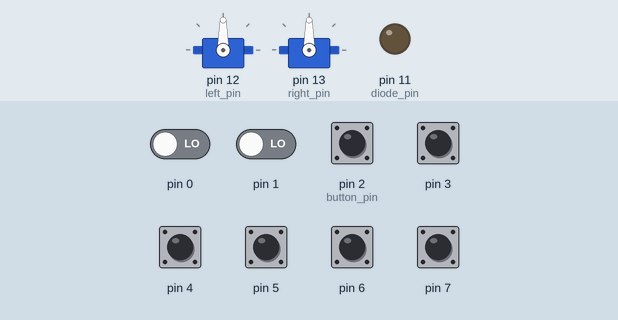
Bench run of a sketch on a simulated Arduino Uno, built with avr-gcc and run on an emulated ATmega328P. Parts: 2 × servo, output pins drawn as LEDs (lit = HIGH). Inputs (shaded band) come from the test bench; at power-on: pin 2 (button_pin), pin 3–7 HIGH, pin 0, pin 1 LOW.

Above: at 1.2 s.
1.3 s: pin 2 (button_pin) pulled LOW for 0.15 s
At 2.5 s:
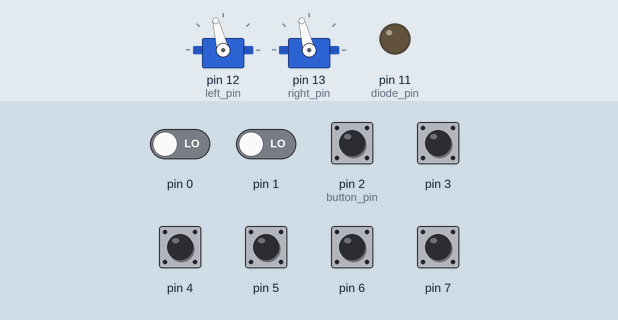
2.9 s: pin 4 pulled LOW for 0.15 s
At 3.4 s:
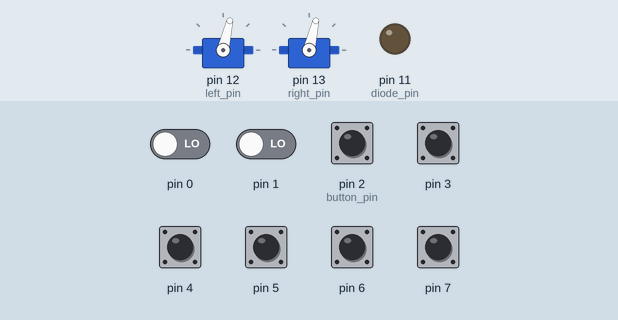
4.5 s: pin 5 pulled LOW for 0.15 s
At 4.57 s:
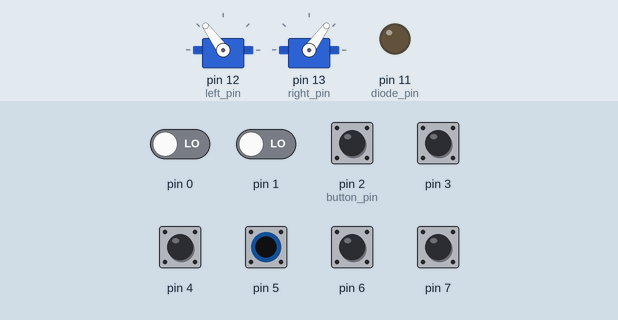
6.1 s: pin 4 pulled LOW for 1 s
At 6.5 s:
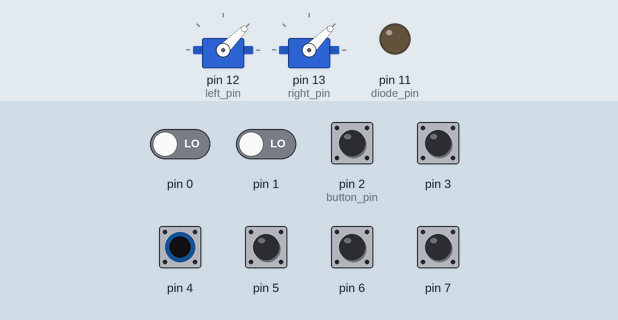
8.6 s: pin 4 pulled LOW for 0.15 s
At 8.67 s:
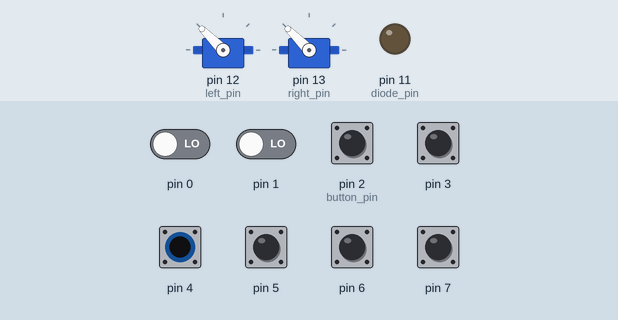
10.2 s: pin 2 (button_pin) pulled LOW for 1 s
At 10.7 s:
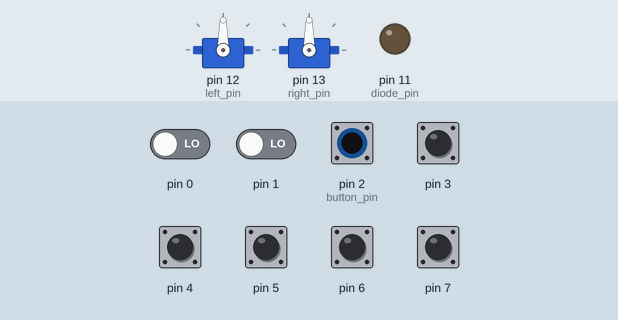
Timing chart, 0 to 13.2 s (numbered marks = the images above; inputs shaded):
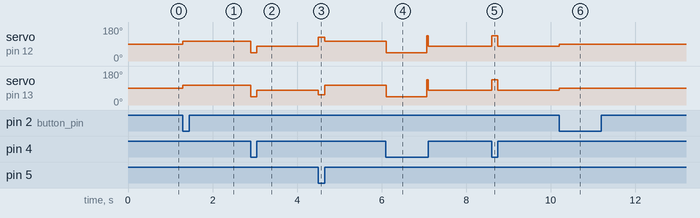

The sketch:

test.ino
```cpp
#include <Servo.h>

const int left_pin = 12;
const int right_pin = 13;
const int button_pin = 2;
const int diode_pin = 11;

enum states{ st_stop = 0, st_drive_left, st_drive_right, st_num_states};
enum speeds{ stopped = 0, slow = 30, medium = 50, faster = 80, fast = 100};
enum turning{ turning_none = 0, turning_left, turning_right};

class Button {
public:

      Button(){
        is_pressed_ = false;
        was_pressed_ = false;
        was_unpressed_ = false;
        was_long_pressed_ = false;
      }

      void notify_actual_state(bool is_pressed_now){
        if(!is_pressed_ && is_pressed_now)
        {
          was_pressed_ = true;
          PressedTime = millis();
        }
        else if(is_pressed_ && !is_pressed_now)
        {
          was_unpressed_ = true;

          unsigned long CurrentTime = millis();
          if (CurrentTime - PressedTime > 3000){
            was_long_pressed_ = true;
          }

        }


        is_pressed_ = is_pressed_now;
      }

      bool was_pressed(){
        return was_pressed_;
      }

      bool was_unpressed(){
        return was_unpressed_;
      }

      bool was_long_pressed(){
        return was_long_pressed_;
      }

      void reset_memory(){
        was_pressed_ = false;
        was_unpressed_ = false;
        was_long_pressed_ = false;
      }

private:
  bool is_pressed_;
  bool was_pressed_;
  bool was_long_pressed_;
  bool was_unpressed_;
  unsigned long PressedTime = millis();
  };

class Sensors {
public:

  Sensors()
    :state_(0) {}

  void update() {
    state_ = PIND;
  }

  bool left_white() {
    return state_ & (1 << 3);
  }

  bool cleft_white(){
    return state_ & (1 << 4);
  }

  bool center_white() {
    return state_ & (1 << 5);
  }

  bool cright_white() {
    return state_ & (1 << 6);
  }

  bool right_white() {
    return state_ & (1 << 7);
  }
private:
  int state_;
};

class Movement {
public:
  Movement() {
  }

  void attach() {
    left_.attach(left_pin,500,2500);
    right_.attach(right_pin,500,2500);
  }

  void forward(float percent) {
    percent = cap_percent(percent);
    left_.writeMicroseconds((int)(1500 + max_spd * (percent/100.0f)));
    right_.writeMicroseconds((int)(1500 - max_spd * (percent/100.0f)));
  }

  void backward(float percent) {
    forward(-percent);
  }

  void left_forward(float forw_perc, float left_perc) {
    left_speed(left_perc);
    right_speed(forw_perc);
  }

  void right_forward(float forw_perc, float right_perc) {
    left_speed(forw_perc);
    right_speed(right_perc);
  }

  void left_speed(float percent) {
    percent = cap_percent(percent);
    left_.writeMicroseconds((int)(1500 + max_spd * (percent/100.0f)));

  }

  void right_speed(float percent) {
    percent = cap_percent(percent);
    right_.writeMicroseconds((int)(1500 - max_spd * (percent/100.0f)));
  }

  void left_inplace(float percent) {
    percent = cap_percent(percent);
    left_.writeMicroseconds((int)(1500 - max_spd * (percent/100.0f)));
    right_.writeMicroseconds((int)(1500 - max_spd * (percent/100.0f)));

  }

  void right_inplace(float percent) {
    left_inplace(-percent);
  }

  void stop() {
    left_.writeMicroseconds(1500);
    right_.writeMicroseconds(1500);
  }
private:
  Servo left_, right_;

  const int max_spd = 500;

  int cap_percent(int percent) {
    if (percent > 100) {
      return 100;
    }

    if (percent < -100) {
      return -100;
    }
    return percent;
  }
};


Movement mov;
Sensors sens;
Button button;
int state = st_stop;
bool dioda = false;
float forward_error = 0;
float back_error = 0;
int turning_state = turning_none;
bool last_seen_middle = true;
int ignored_changes = -1;
bool previous_black = false;

void drive_left() {
  if (!sens.center_white() && sens.cleft_white()) {
    turning_state = turning_none;
    last_seen_middle = true;
    mov.forward(faster);
  }
  else if (!sens.center_white() && !sens.cleft_white()){
    if (turning_state != turning_left)
    {
      turning_state = turning_left;
      forward_error = 40;
      back_error = 20;
    }
    mov.left_forward(forward_error, back_error);
    forward_error += 10;
    back_error -= 10;
  }
  else if (!sens.cleft_white()) {
    if (turning_state != turning_right)
    {
      turning_state = turning_right;
      forward_error = 40;
      back_error = 20;
    }
    last_seen_middle = false;
    mov.left_forward(forward_error, back_error);
    forward_error += 10;
    back_error -= 10;
  }
  else {
    if (last_seen_middle == true)
      mov.right_inplace(slow);
    else
      mov.left_inplace(slow);
  }
}

void drive_right() {
  if (!sens.center_white() && sens.cright_white()) {
    turning_state = turning_none;
    last_seen_middle = true;
    mov.forward(faster);
  }
  else if (!sens.center_white() && !sens.cright_white()){
    if (turning_state != turning_left)
    {
      turning_state = turning_left;
      forward_error = 40;
      back_error = 20;
    }
    mov.right_forward(forward_error, back_error);
    forward_error += 10;
    back_error -= 10;
  }
  else if (!sens.cright_white()) {
    if (turning_state != turning_right)
    {
      turning_state = turning_right;
      forward_error = 40;
      back_error = 20;
    }
    last_seen_middle = false;
    mov.right_forward(forward_error, back_error);
    forward_error += 10;
    back_error -= 10;
  }
  else {
    if (last_seen_middle == true)
      mov.left_inplace(slow);
    else
      mov.right_inplace(slow);
  }
}

void setup() {
  // put your setup code here, to run once:
  mov.attach();
  pinMode(button_pin, INPUT_PULLUP);
  pinMode(diode_pin, OUTPUT);
  pinMode(3, INPUT_PULLUP);
  pinMode(4, INPUT_PULLUP);
  pinMode(5, INPUT_PULLUP);
  pinMode(6, INPUT_PULLUP);
  pinMode(7, INPUT_PULLUP);
}

void loop() {
  // update info from ir sensors
  sens.update();

  // button press makes something happen..
  button.notify_actual_state(!digitalRead(button_pin));
  if (button.was_pressed()) {
    ignored_changes = -1;
    previous_black = false;
    if (state == st_stop) {
      state = st_drive_left;
    }
    else {
      state = st_stop;
    }
  }

  if(button.was_long_pressed() ){
    if(dioda){
      digitalWrite(diode_pin, HIGH);
      }
    else {
      digitalWrite(diode_pin, LOW);
    }
    dioda = !dioda;
  }


  // cleanup
  button.reset_memory();

  // At the start finish the movement
  if (!sens.left_white() && !sens.right_white())
  {
    state = st_stop;
  }

  // movement disabled
  if (state == st_stop) {
    mov.stop();
    return;
  }

  // main algorithm

  int black_sensor = -1;

  // Check for left mark to specify the path
  if (!sens.left_white()) {
    if(ignored_changes == -1)
    {
      // If dioda is shining, choose other way
      if(dioda)
        state = st_drive_right;
       else
        state = st_drive_left;

      ignored_changes = 0;
    }
    black_sensor = st_drive_left;
  }

  // Check for right mark to specify the path
  if (!sens.right_white()) {
    if (ignored_changes == -1)
    {
      // If dioda is shining, choose other way
      if(dioda)
        state = st_drive_right;
       else
        state = st_drive_left;

      ignored_changes = 0;
    }
    black_sensor = st_drive_right;
  }


  if (black_sensor != -1 && state != black_sensor)
  {
    // Black sensor is on ignored side
    previous_black = true;
  }
  else
  {
    // Check if ignored sensor was blck before
    if (previous_black)
    {
      // Calculate how many times the sensor changed from black to white
      ++ignored_changes;
      previous_black = false;
    }
  }

  // Ignore other way at the split and merge
  if (ignored_changes >= 2)
  {
    ignored_changes = -1;
  }

  switch(state) {
    case st_stop:
      mov.stop();
      break;
    case st_drive_left:
      drive_left();
      break;
    case st_drive_right:
      drive_right();
      break;
  }
}
```

Measured:
- after the input at 1.3 s, servo on pin 12 (left_pin), servo on pin 13 (right_pin): 90° → 104° at once
- after the input at 2.9 s, servo on pin 12 (left_pin), servo on pin 13 (right_pin): 104° → 45° at once, → 77° 0.15 s later
- after the input at 4.5 s, servo on pin 12 (left_pin): 77° → 126° at once, → 104° 0.15 s later; servo on pin 13 (right_pin): 77° → 54° at once, → 104° 0.15 s later
- after the input at 6.1 s, servo on pin 12 (left_pin), servo on pin 13 (right_pin): 104° → 45° at once, → 77° 0.96 s later
- after the input at 8.6 s, servo on pin 12 (left_pin), servo on pin 13 (right_pin): 77° → 135° at once, → 77° 0.15 s later
- after the input at 10.2 s, servo on pin 12 (left_pin), servo on pin 13 (right_pin): 77° → 90° at once
